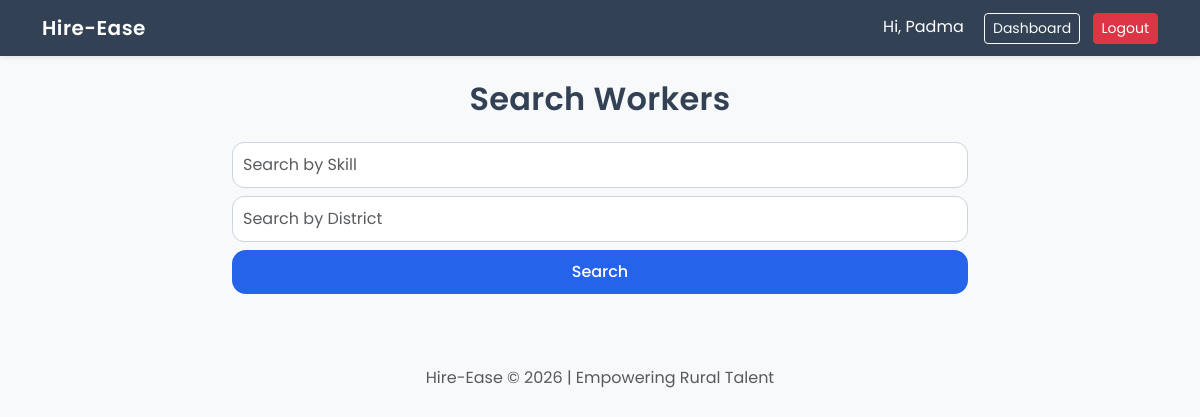
The page /search_skills (signed in) on the database as committed earlier.
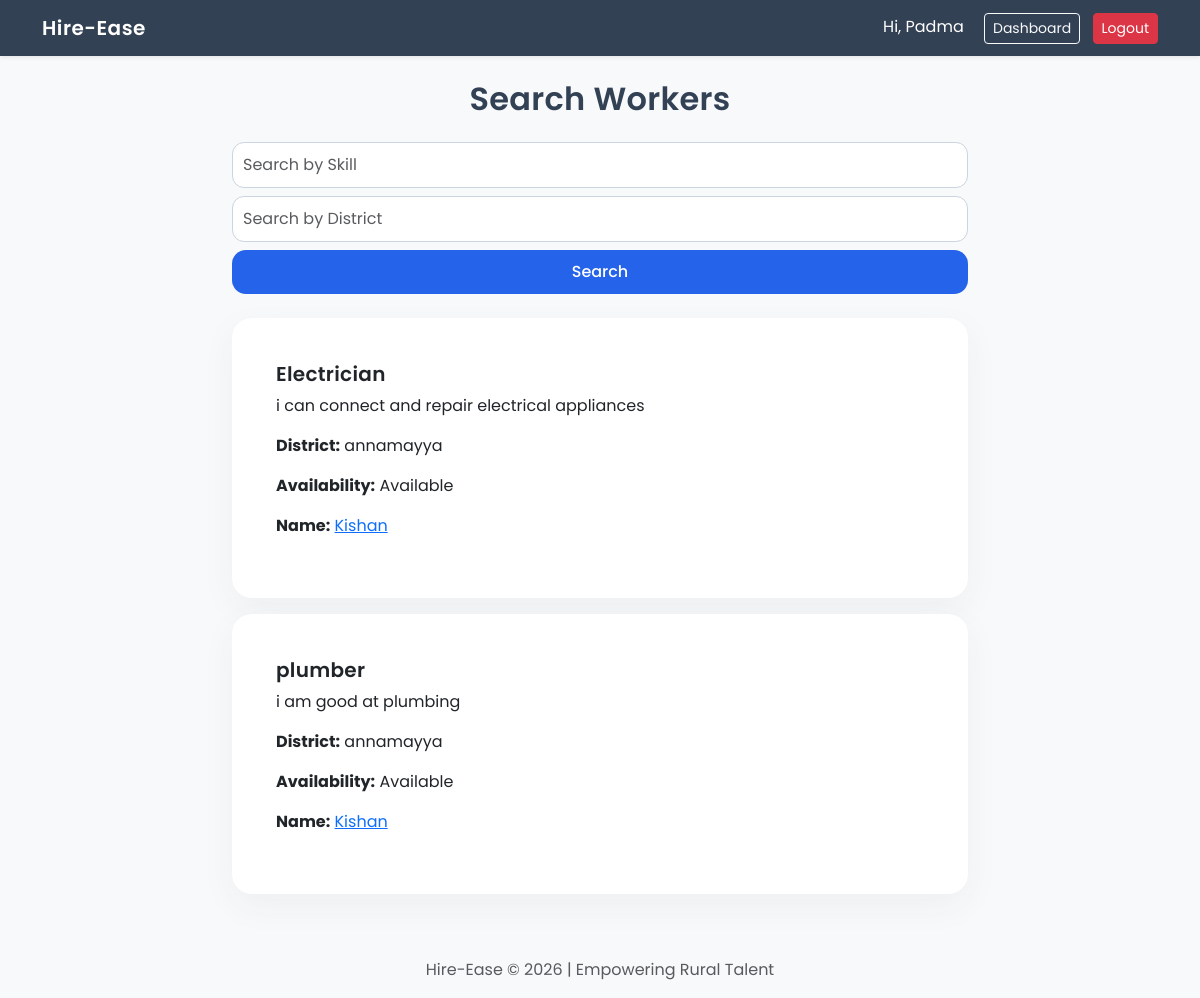
The same page on the database as committed later.
### tables this page shows
CREATE TABLE skills (
            id INTEGER PRIMARY KEY AUTOINCREMENT,
            user_id INTEGER,
            title TEXT,
            description TEXT,
            district TEXT,
            availability TEXT
        );

CREATE TABLE users (
            id INTEGER PRIMARY KEY AUTOINCREMENT,
            name TEXT,
            role TEXT,
            contact TEXT,
            password TEXT,
            experience TEXT
        );

### app.py (the view)
@app.route("/search_skills", methods=["GET", "POST"])
def search_skills():
    if "user_id" not in session:
        return redirect("/login")
    conn = sqlite3.connect("hireease.db")
    c = conn.cursor()
    query = "SELECT skills.title, skills.description, skills.district, skills.availability, users.name, users.contact FROM skills JOIN users ON skills.user_id = users.id"
    filters = []
    values = []
    skill_keyword = request.args.get("skill")
    district = request.args.get("district")
    if skill_keyword:
        filters.append("skills.title LIKE ?")
        values.append(f"%{skill_keyword}%")
    if district:
        filters.append("skills.district LIKE ?")
        values.append(f"%{district}%")
    if filters:
        query += " WHERE " + " AND ".join(filters)
    c.execute(query, values)
    results = c.fetchall()
    conn.close()
    return render_template("search_skills.html", results=results)

### templates/search_skills.html
{% extends "base.html" %}
{% block content %}
<div class="row justify-content-center">
    <div class="col-md-8">
        <h2 class="mb-4 text-center">Search Workers</h2>
        <form method="GET" class="mb-4">
            <input type="text" name="skill" placeholder="Search by Skill" class="form-control mb-2">
            <input type="text" name="district" placeholder="Search by District" class="form-control mb-2">
            <button type="submit" class="btn btn-primary w-100">Search</button>
        </form>
        {% for skill in results %}
        <div class="card mb-3">
            <div class="card-body">
                <h5>{{ skill[0] }}</h5>
                <p>{{ skill[1] }}</p>
                <p><strong>District:</strong> {{ skill[2] }}</p>
                <p><strong>Availability:</strong> {{ skill[3] }}</p>
                <p><strong>Name:</strong>
                    <a href="/worker/{{ skill[6] }}">{{ skill[4] }}</a>
                </p>
            </div>
        </div>
        {% endfor %}
    </div>
</div>
{% endblock %}

### templates/base.html (shortened to what this page needs)
<!DOCTYPE html>
<html>
<head>
    <link rel="stylesheet" href="https://cdn.jsdelivr.net/npm/bootstrap@5.3.2/dist/css/bootstrap.min.css">
</head>
<body class="bg-light">
<nav class="navbar navbar-expand-lg navbar-dark bg-primary shadow-sm">
  <div class="container">
    <a class="navbar-brand" href="/">Hire-Ease</a>
    <div>
      {% if session.get('user_id') %}
        <span class="text-white me-3">Hi, {{ session['name'] }}</span>
        <a href="/dashboard" class="btn btn-sm btn-outline-light me-2">Dashboard</a>
        <a href="/logout" class="btn btn-sm btn-danger">Logout</a>
      {% else %}
        <a href="/login" class="btn btn-sm btn-outline-light me-2">Login</a>
        <a href="/register" class="btn btn-sm btn-success">Register</a>
      {% endif %}
    </div>
  </div>
</nav>
<div class="container mt-4">
    {% block content %}{% endblock %}
</div>
<footer class="text-center mt-5 mb-3 text-muted">
    Hire-Ease © 2026 | Empowering Rural Talent
</footer>
</body>
</html>

### templates/base.html (style rules this page uses)
body { font-family: 'Poppins', sans-serif; background: #f1f5f9; color: #334155; }
.navbar { background: #334155 !important; }
.navbar-brand { font-weight: 600; letter-spacing: 0.5px; }
.card { background: #ffffff; border: none; border-radius: 20px; padding: 28px; box-shadow: 0 12px 35px rgba(51,65,85,0.05); transition: all 0.25s ease; }
h1, h2, h5 { font-weight: 600; letter-spacing: 0.3px; }
.btn-primary { background: #2563eb; border: none; border-radius: 14px; padding: 10px 18px; font-weight: 500; }
.form-control { border-radius: 12px; padding: 10px; border: 1px solid #cbd5e1; }

Rows that differ between the two databases and show on the page:
added skills: title "Electrician", description "i can connect and repair electrical appliances", district "annamayya", availability "Available", name "Kishan"
added skills: title "plumber", description "i am good at plumbing", district "annamayya", availability "Available", name "Kishan"
